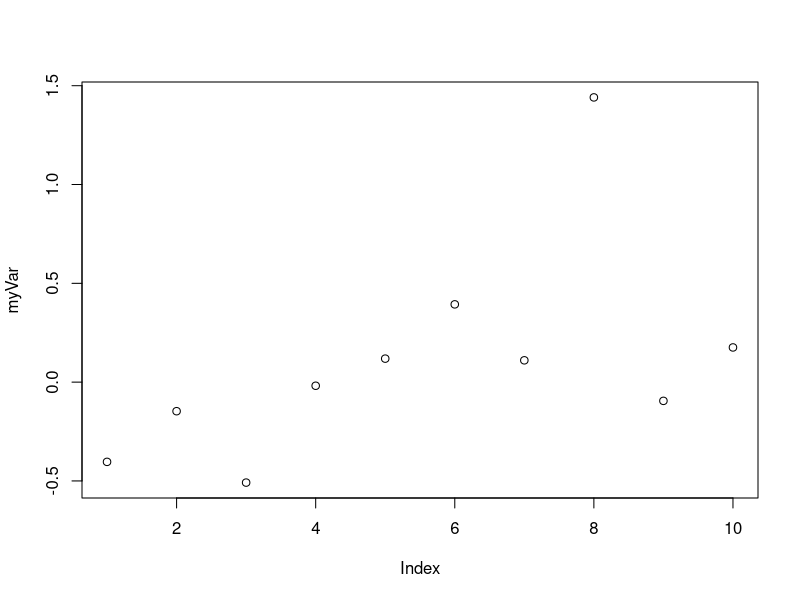

R code for this plot:
## ---- chunk 1
myVar <- rnorm(10)
plot(myVar)
## ---- chunk 2
# A demo of dynamic CSV processing
## ---- chunk 3
# Same chart different data
## ---- chunk 4
1:3
c("red","blue","orange")
## ---- chunk 5
data.frame(a=1:2,b=c("blue","red"))
## ---- chunk 6
list(a=1:2,
     b=c("blue","red"), 
     df=data.frame(a=1:2,b=c("blue","red")))
## ---- chunk 7
Sys.Date()
sum(1:3)
## ---- chunk 8
Sys.Date
## ---- chunk 9
LETTERS[1]
LETTERS[1:3]
LETTERS[-1]
LETTERS[-13:-1]
LETTERS[c(TRUE,FALSE)]
## ---- chunk 10
myDF<-data.frame(a=1:3, b=2:4, c=3:5)
myDF[1,]
myDF[,-1]
myDF[1,1]
myDF[1:2,]
myDF[c(TRUE,FALSE,TRUE),]
myDF[,"a"]
## ---- chunk 11
LETTERS[LETTERS<"T"]
myDF[myDF$a<=2,]
## ---- chunk 12
myVec<-LETTERS[1:3]
myVec[1]<-"Z"
myVec

myDF[1, ]<- 1:3
myDF
## ---- chunk 13
myVec<-myVec[-2]
myVec

myDF<-myDF[-3,-1]
myDF
